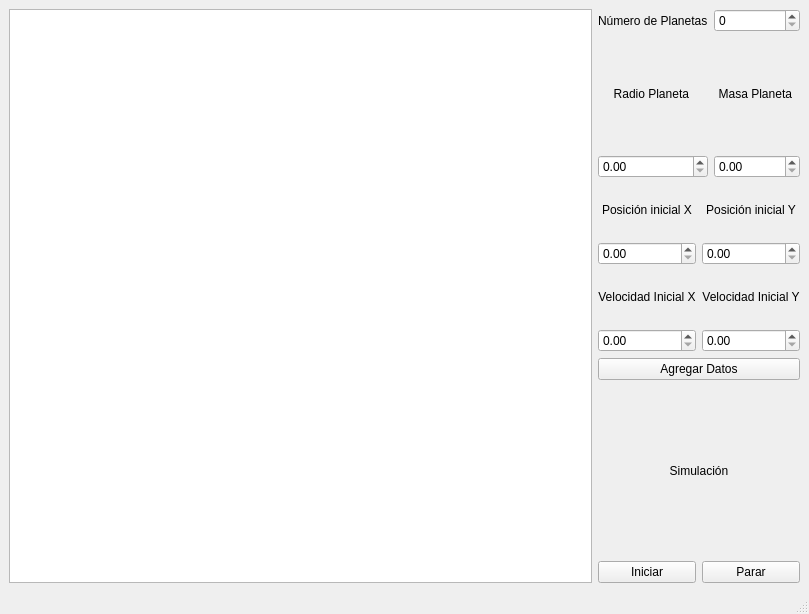
<?xml version="1.0" encoding="UTF-8"?>
<ui version="4.0">
 <class>MainWindow</class>
 <widget class="QMainWindow" name="MainWindow">
  <property name="geometry">
   <rect>
    <x>0</x>
    <y>0</y>
    <width>809</width>
    <height>614</height>
   </rect>
  </property>
  <property name="windowTitle">
   <string>MainWindow</string>
  </property>
  <widget class="QWidget" name="centralwidget">
   <layout class="QGridLayout" name="gridLayout_6">
    <item row="4" column="1">
     <layout class="QGridLayout" name="gridLayout_4">
      <item row="0" column="0">
       <widget class="QPushButton" name="iniciar">
        <property name="text">
         <string>Iniciar</string>
        </property>
       </widget>
      </item>
      <item row="0" column="1">
       <widget class="QPushButton" name="parar">
        <property name="text">
         <string>Parar</string>
        </property>
       </widget>
      </item>
     </layout>
    </item>
    <item row="1" column="1">
     <layout class="QGridLayout" name="gridLayout">
      <item row="3" column="2">
       <widget class="QDoubleSpinBox" name="VoY">
        <property name="maximum">
         <double>99990000.000000000000000</double>
        </property>
       </widget>
      </item>
      <item row="1" column="1">
       <widget class="QDoubleSpinBox" name="Xo">
        <property name="maximum">
         <double>99990000.000000000000000</double>
        </property>
       </widget>
      </item>
      <item row="3" column="1">
       <widget class="QDoubleSpinBox" name="VoX">
        <property name="maximum">
         <double>99990000.000000000000000</double>
        </property>
       </widget>
      </item>
      <item row="1" column="2">
       <widget class="QDoubleSpinBox" name="Yo">
        <property name="maximum">
         <double>99990000.000000000000000</double>
        </property>
       </widget>
      </item>
      <item row="0" column="2">
       <widget class="QLabel" name="label_5">
        <property name="text">
         <string>Posición inicial Y</string>
        </property>
        <property name="alignment">
         <set>Qt::AlignCenter</set>
        </property>
       </widget>
      </item>
      <item row="2" column="1">
       <widget class="QLabel" name="label_8">
        <property name="text">
         <string>Velocidad Inicial X</string>
        </property>
        <property name="alignment">
         <set>Qt::AlignCenter</set>
        </property>
       </widget>
      </item>
      <item row="2" column="2">
       <widget class="QLabel" name="label_3">
        <property name="text">
         <string>Velocidad Inicial Y</string>
        </property>
        <property name="alignment">
         <set>Qt::AlignCenter</set>
        </property>
       </widget>
      </item>
      <item row="0" column="1">
       <widget class="QLabel" name="label_4">
        <property name="text">
         <string>Posición inicial X</string>
        </property>
        <property name="alignment">
         <set>Qt::AlignCenter</set>
        </property>
       </widget>
      </item>
     </layout>
    </item>
    <item row="2" column="1">
     <layout class="QGridLayout" name="gridLayout_3">
      <item row="0" column="0">
       <widget class="QPushButton" name="AgregarDatos">
        <property name="text">
         <string>Agregar Datos</string>
        </property>
       </widget>
      </item>
     </layout>
    </item>
    <item row="3" column="1">
     <layout class="QGridLayout" name="gridLayout_5">
      <item row="0" column="0">
       <widget class="QLabel" name="label_6">
        <property name="text">
         <string>Simulación</string>
        </property>
        <property name="alignment">
         <set>Qt::AlignCenter</set>
        </property>
       </widget>
      </item>
     </layout>
    </item>
    <item row="0" column="1">
     <layout class="QGridLayout" name="gridLayout_2">
      <item row="2" column="0">
       <widget class="QDoubleSpinBox" name="Radio">
        <property name="maximum">
         <double>99990000.000000000000000</double>
        </property>
       </widget>
      </item>
      <item row="1" column="0">
       <widget class="QLabel" name="label">
        <property name="text">
         <string>Radio Planeta </string>
        </property>
        <property name="alignment">
         <set>Qt::AlignCenter</set>
        </property>
       </widget>
      </item>
      <item row="1" column="1">
       <widget class="QLabel" name="label_2">
        <property name="text">
         <string>Masa Planeta </string>
        </property>
        <property name="alignment">
         <set>Qt::AlignCenter</set>
        </property>
       </widget>
      </item>
      <item row="2" column="1">
       <widget class="QDoubleSpinBox" name="Masa">
        <property name="maximum">
         <double>99990000.000000000000000</double>
        </property>
       </widget>
      </item>
      <item row="0" column="0">
       <layout class="QHBoxLayout" name="horizontalLayout">
        <item>
         <widget class="QLabel" name="label_7">
          <property name="text">
           <string>Número de Planetas</string>
          </property>
         </widget>
        </item>
       </layout>
      </item>
      <item row="0" column="1">
       <widget class="QDoubleSpinBox" name="numero_planetas">
        <property name="decimals">
         <number>0</number>
        </property>
        <property name="maximum">
         <double>5.000000000000000</double>
        </property>
       </widget>
      </item>
     </layout>
    </item>
    <item row="0" column="0" rowspan="5">
     <widget class="QGraphicsView" name="graphicsView"/>
    </item>
   </layout>
  </widget>
  <widget class="QMenuBar" name="menubar">
   <property name="geometry">
    <rect>
     <x>0</x>
     <y>0</y>
     <width>809</width>
     <height>21</height>
    </rect>
   </property>
  </widget>
  <widget class="QStatusBar" name="statusbar"/>
 </widget>
 <resources/>
 <connections/>
</ui>
